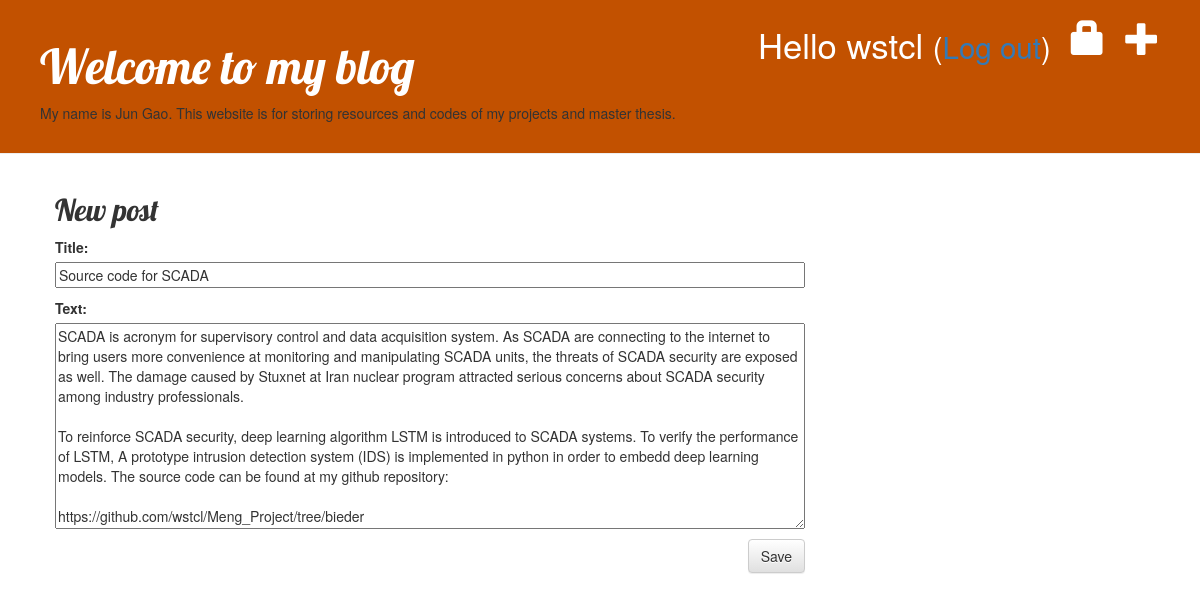
Screenshot of /post/1/edit/ (signed in) with the database file from the repository.
### blog/models.py (models this page shows, shortened)
class Post(models.Model):
    author = models.ForeignKey(settings.AUTH_USER_MODEL, on_delete=models.CASCADE)
    title = models.CharField(max_length=200)
    text = models.TextField()
    created_date = models.DateTimeField(default=timezone.now)
    published_date = models.DateTimeField(blank=True, null=True)

### blog/views.py (the view)
# urls.py: path('post/<int:pk>/edit/', views.post_edit, name='post_edit'),
@login_required
def post_edit(request, pk):
    post = get_object_or_404(Post, pk=pk)
    if request.method == "POST":
        form = PostForm(request.POST, instance=post)
        if form.is_valid():
            post = form.save(commit=False)
            post.author = request.user
            post.published_date = timezone.now()
            post.save()
            return redirect('post_detail', pk=post.pk)
    else:
        form = PostForm(instance=post)
    return render(request, 'blog/post_edit.html', {'form': form})

### blog/forms.py
class PostForm(forms.ModelForm):
    class Meta:
        model = Post
        fields = ('title', 'text',)

### blog/templates/blog/post_edit.html
{% extends 'blog/base.html' %}
{% block content %}
    <h2>New post</h2>
    <form method="POST" class="post-form">{% csrf_token %}
        {{ form.as_p }}
        <button type="submit" class="save btn btn-default">Save</button>
    </form>
{% endblock %}

### blog/templates/blog/base.html (shortened to what this page needs)
{% load static %}
<html>
    <head>
        <link rel="stylesheet" href="//maxcdn.bootstrapcdn.com/bootstrap/3.2.0/css/bootstrap.min.css">
        <link rel="stylesheet" href="//maxcdn.bootstrapcdn.com/bootstrap/3.2.0/css/bootstrap-theme.min.css">
        <link rel="stylesheet" href="{% static 'css/blog.css' %}">
    </head>
    <body>
    <div class="page-header">
        {% if user.is_authenticated %}
            <a href="{% url 'post_new' %}" class="top-menu"><span class="glyphicon glyphicon-plus"></span></a>
            <a href="{% url 'login' %}" class="top-menu"><span class="glyphicon glyphicon-lock"></span></a>
            <p class="top-menu">Hello {{ user.username }} <small>(<a href="{% url 'logout' %}">Log out</a>)</small></p>
        {% else %}
            <a href="{% url 'login' %}" class="top-menu"><span class="glyphicon glyphicon-lock"></span></a>
        {% endif %}
        <h1><a href="/">Welcome to my blog</a></h1>
        <p>My name is Jun Gao. This website is for storing resources and codes of my projects and master thesis.</p>
    </div>
    <div class="content container">
        <div class="row">
            <div class="col-md-8">
            {% block content %}
            {% endblock %}
            </div>
        </div>
    </div>
</body>
</html>

### blog/static/css/blog.css (style rules this page uses)
.page-header { background-color: #C25100; margin-top: 0; padding: 20px 20px 20px 40px; }
.page-header h1, .page-header h1 a, .page-header h1 a:visited, .page-header h1 a:active { color: #ffffff; font-size: 36pt; text-decoration: none; }
.content { margin-left: 40px; }
h1, h2, h3, h4 { font-family: 'Lobster', cursive; }
.save { float: right; }
.post-form textarea, .post-form input { width: 100%; }
.top-menu, .top-menu:hover, .top-menu:visited { color: #ffffff; float: right; font-size: 26pt; margin-right: 20px; }

### rows the page displays
Post: title "Source code for SCADA", text "SCADA is acronym for supervisory control and data acquisition system. As SCADA are connecting to the internet to bring users more convenience at monitoring and manipulating SCADA units, the threats of SCADA security are exposed as well. The damage caused by Stuxnet at Iran nuclear program attracted serious concerns about SCADA security among industry professionals. To reinforce SCADA security, deep learning algorithm LSTM is introduced to SCADA systems. To verify the performance of LSTM, A prototype intrusion detection system (IDS) is implemented in python in order to embedd deep learning models. The source code can be found at my github repository:…"

### other values shown
{{ user.username }} "wstcl"
